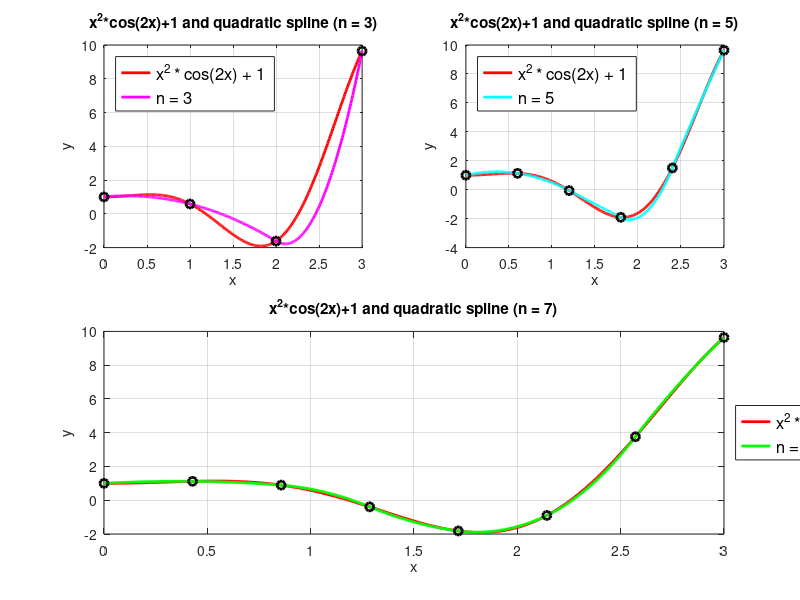
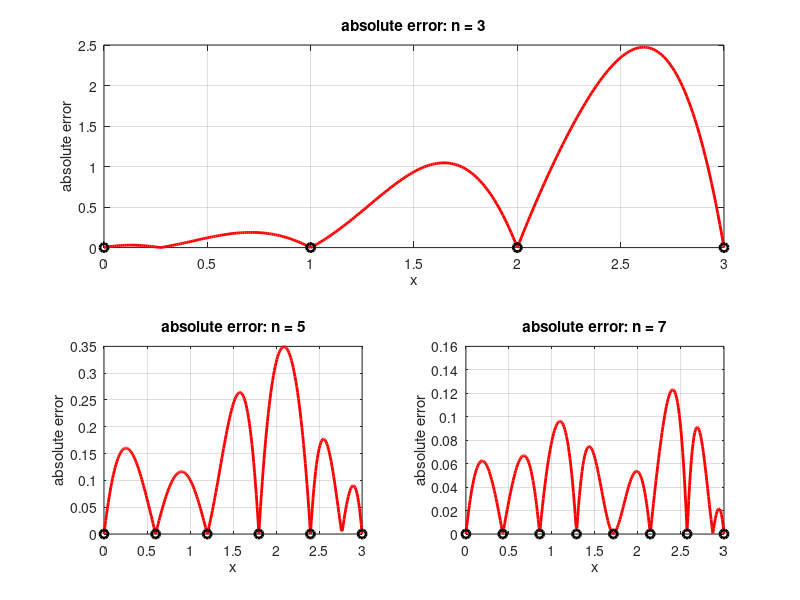
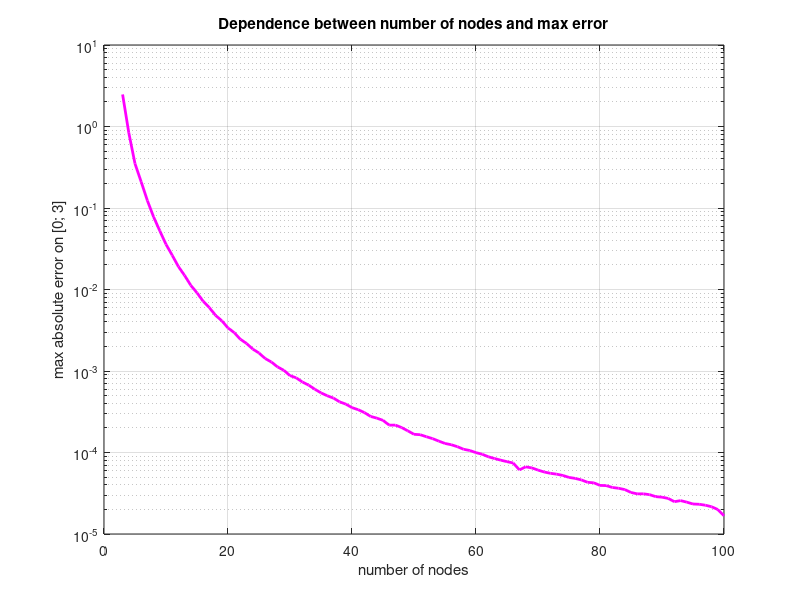

These charts were generated, in order, by the following MATLAB code:
f = @(x) x.^2 .* cos(2 .* x) + 1;

a = 0; b = 3; step = 0.01; errors = zeros(3, 301);
x = a : step : b;
y = f(x);

subplot(2, 2, 1);
n = 3;
p0 = plot(x, y, 'LineWidth', 2, 'Color', 'r');
grid on;
xlabel('x');
ylabel('y');
title('x^2*cos(2x)+1 and quadratic spline (n = 3)');
hold on;
fileID = fopen('data1.txt', 'r');
formatSpec = '%f %f';
sizeA = [2 Inf];
A = fscanf(fileID, formatSpec, sizeA);
fclose(fileID);
errors(1, 1:301) = abs(A(2, 1:301) - f(x));
p1 = plot(A(1, 1:301), A(2, 1:301), 'LineWidth', 2, 'Color', 'm');
nodes = 0 : 3 / n : 3;
plot(nodes, f(nodes), 'o', 'LineWidth', 2, 'Color', [0 0 0]);
legend([p0, p1], {'x^2 * cos(2x) + 1', 'n = 3'}, 'Location', 'northwest', 'FontSize', 12);

subplot(2, 2, 2);
n = 5;
p0 = plot(x, y, 'LineWidth', 2, 'Color', 'r');
grid on;
xlabel('x');
ylabel('y');
title('x^2*cos(2x)+1 and quadratic spline (n = 5)');
hold on;
fileID = fopen('data2.txt', 'r');
formatSpec = '%f %f';
sizeA = [2 Inf];
A = fscanf(fileID, formatSpec, sizeA);
fclose(fileID);
errors(2, 1:301) = abs(A(2, 1:301) - f(x));
p1 = plot(A(1, 1:301), A(2, 1:301), 'LineWidth', 2, 'Color', 'c');
nodes = 0 : 3 / n : 3;
plot(nodes, f(nodes), 'o', 'LineWidth', 2, 'Color', [0 0 0]);
legend([p0, p1], {'x^2 * cos(2x) + 1', 'n = 5'}, 'Location', 'northwest', 'FontSize', 12);

subplot(2, 2, [3 4]);
n = 7;
p0 = plot(x, y, 'LineWidth', 2, 'Color', 'r');
grid on;
xlabel('x');
ylabel('y');
title('x^2*cos(2x)+1 and quadratic spline (n = 7)');
hold on;
fileID = fopen('data3.txt', 'r');
formatSpec = '%f %f';
sizeA = [2 Inf];
A = fscanf(fileID, formatSpec, sizeA);
fclose(fileID);
errors(3, 1:301) = abs(A(2, 1:301) - f(x));
p1 = plot(A(1, 1:301), A(2, 1:301), 'LineWidth', 2, 'Color', 'g');
nodes = 0 : 3 / n : 3;
plot(nodes, f(nodes), 'o', 'LineWidth', 2, 'Color', [0 0 0]);
legend([p0, p1], {'x^2 * cos(2x) + 1', 'n = 7'}, 'Location', 'eastoutside', 'FontSize', 12);

figure;
subplot(2, 2, [1 2]);
n = 3;
p0 = plot(x, errors(1, 1:301), 'LineWidth', 2, 'Color', 'r');
grid on;
xlabel('x');
ylabel('absolute error');
title('absolute error: n = 3');
hold on;
nodes = 0 : 3 / n : 3;
plot(nodes, 0, 'o', 'LineWidth', 2, 'Color', [0 0 0]);

subplot(2, 2, 3);
n = 5;
plot(x, errors(2, 1:301), 'LineWidth', 2, 'Color', 'r');
grid on;
xlabel('x');
ylabel('absolute error');
title('absolute error: n = 5');
hold on;
nodes = 0 : 3 / n : 3;
plot(nodes, 0, 'o', 'LineWidth', 2, 'Color', [0 0 0]);

subplot(2, 2, 4);
n = 7;
plot(x, errors(3, 1:301), 'LineWidth', 2, 'Color', 'r');
grid on;
xlabel('x');
ylabel('absolute error');
title('absolute error: n = 7');
hold on;
nodes = 0 : 3 / n : 3;
plot(nodes, 0, 'o', 'LineWidth', 2, 'Color', [0 0 0]);

figure;
fileID = fopen('dependence.txt', 'r');
formatSpec = '%f %f';
sizeA = [2 Inf];
A = fscanf(fileID, formatSpec, sizeA);
fclose(fileID);
semilogy(A(1, 1:98), A(2, 1:98), 'LineWidth', 2, 'Color', 'm');
grid on;
xlabel('number of nodes');
ylabel('max absolute error on [0; 3]');
title('Dependence between number of nodes and max error');
